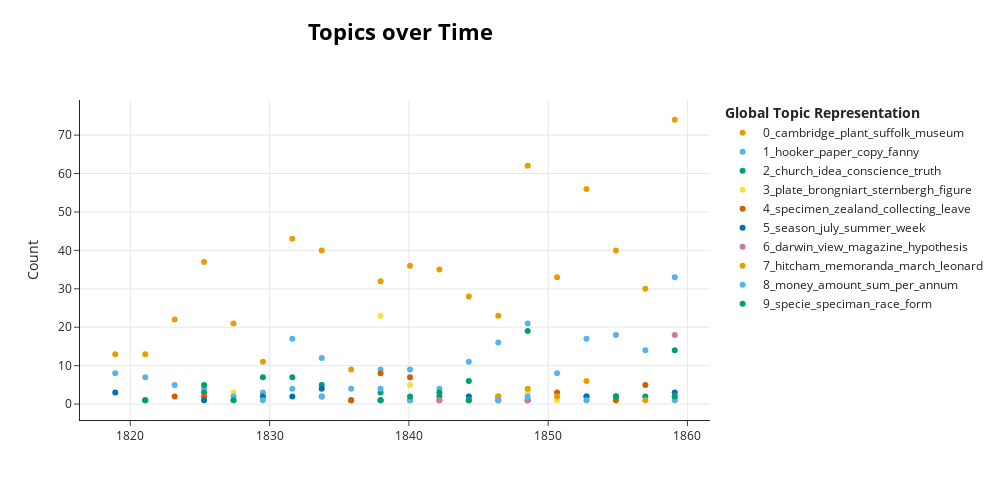

The notebook cell saved with this chart:
### Markdown cell above
Create visualisation of topics over time for letters sent by Henslow using bertopic_time function.

### Code cell
henslow_vis_obj = bertopic_time(henslow_sent_df, topic_model)
henslow_vis = henslow_vis_obj[0]
henslow_vis

### Figure 1 — Plotly figure (JSON) as saved in the notebook; plotly's stock layout.template omitted (floating-point values rounded to 4 significant figures)
{"data": [{"hoverinfo": "text", "hovertext": ["<b>Topic 0</b><br>Words: cambridge, wch, guinea, shell, machaon", "<b>Topic 0</b><br>Words: lutea, verna, cambridge, fruticosa, viola", "<b>Topic 0</b><br>Words: plant, desiderata, country, cambridge, lathyrus", "<b>Topic 0</b><br>Words: plant, cambridge, specimen, flora, desiderata", "<b>Topic 0</b><br>Words: cambridge, bird, flora, plant, londinensis", "<b>Topic 0</b><br>Words: cambridge, desiderata, museum, march, botanical", "<b>Topic 0</b><br>Words: cambridge, plant, clay, chalk, county", "<b>Topic 0</b><br>Words: cambridge, seat, insect, feb, council", "<b>Topic 0</b><br>Words: cambridge, hert, challi, peacock, aug", "<b>Topic 0</b><br>Words: cambridge, fossil, collection, plant, suffolk", "<b>Topic 0</b><br>Words: fossil, suffolk, cambridge, plant, botanist", "<b>Topic 0</b><br>Words: plant, soil, cambridge, galapagos, nodule", "<b>Topic 0</b><br>Words: nodule, plant, suffolk, cambridge, galapagos", "<b>Topic 0</b><br>Words: suffolk, barley, plant, wheat, cambridge", "<b>Topic 0</b><br>Words: suffolk, course, lecture, plant, term", "<b>Topic 0</b><br>Words: suffolk, museum, ipswich, plant, genera", "<b>Topic 0</b><br>Words: museum, bird, suffolk, cambridge, plan", "<b>Topic 0</b><br>Words: suffolk, hitcham_bildeston, cambridge, museum, garden", "<b>Topic 0</b><br>Words: seed, cambridge, suffolk, vessel, student", "<b>Topic 0</b><br>Words: drift, suffolk, lecture, celt, museum"], "marker": {"color": "#E69F00"}, "mode": "markers", "name": "0_cambridge_plant_suffolk_museum", "type": "scatter", "x": ["1818-12-02T13:45:07.200000", "1821-01-27T08:24:00", "1823-03-09T16:48:00", "1825-04-19T01:12:00", "1827-05-30T09:36:00", "1829-07-09T18:00:00", "1831-08-20T02:24:00", "1833-09-29T10:48:00", "1835-11-09T19:12:00", "1837-12-20T03:36:00", "1840-01-30T12:00:00", "1842-03-11T20:24:00", "1844-04-21T04:48:00", "1846-06-01T13:12:00", "1848-07-11T21:36:00", "1850-08-22T06:00:00", "1852-10-01T14:24:00", "1854-11-11T22:48:00", "1856-12-22T07:12:00", "1859-02-01T15:36:00"], "y": [13, 13, 22, 37, 21, 11, 43, 40, 9, 32, 36, 35, 28, 23, 62, 33, 56, 40, 30, 74]}, {"hoverinfo": "text", "hovertext": ["<b>Topic 1</b><br>Words: paper, secy, bringing, reopen, conocephali", "<b>Topic 1</b><br>Words: morning, trans, sabina, compliment, defer", "<b>Topic 1</b><br>Words: benger, scot, schiller, stick, alexandre", "<b>Topic 1</b><br>Words: volume, forebad, paper, application, determine", "<b>Topic 1</b><br>Words: course, hooker, paper, copy, fanny", "<b>Topic 1</b><br>Words: edd, wm, possession, effect, sister", "<b>Topic 1</b><br>Words: member, copy, expense, roger, daubenys", "<b>Topic 1</b><br>Words: confusion, enquiry, neighbourhood, copy, stuff", "<b>Topic 1</b><br>Words: dearth, working, discussion, sake, read", "<b>Topic 1</b><br>Words: purpose, duplicate, keeling, daf, looser", "<b>Topic 1</b><br>Words: difficulty, paper, rejecting, multiply, responsibility", "<b>Topic 1</b><br>Words: refer, dose, action, colour, hour", "<b>Topic 1</b><br>Words: fanny, stair, riddle, suff, kindest_regard", "<b>Topic 1</b><br>Words: hooker, fanny, conflagration, balloon, lady", "<b>Topic 1</b><br>Words: wife, fanny, hs, probability, miss", "<b>Topic 1</b><br>Words: hooker, dextrorum, sinistorsum, dr, switzerland", "<b>Topic 1</b><br>Words: hooker, paper, shelford, aunt, wife", "<b>Topic 1</b><br>Words: sister, hooker, lucubration, yarrell, harriet", "<b>Topic 1</b><br>Words: hooker, day, mourning, louise, wrist", "<b>Topic 1</b><br>Words: lady, barnard, problem, tho, hooker"], "marker": {"color": "#56B4E9"}, "mode": "markers", "name": "1_hooker_paper_copy_fanny", "type": "scatter", "x": ["1818-12-02T13:45:07.200000", "1821-01-27T08:24:00", "1823-03-09T16:48:00", "1825-04-19T01:12:00", "1827-05-30T09:36:00", "1829-07-09T18:00:00", "1831-08-20T02:24:00", "1833-09-29T10:48:00", "1835-11-09T19:12:00", "1837-12-20T03:36:00", "1840-01-30T12:00:00", "1842-03-11T20:24:00", "1844-04-21T04:48:00", "1846-06-01T13:12:00", "1848-07-11T21:36:00", "1850-08-22T06:00:00", "1852-10-01T14:24:00", "1854-11-11T22:48:00", "1856-12-22T07:12:00", "1859-02-01T15:36:00"], "y": [8, 7, 5, 4, 1, 3, 17, 12, 4, 9, 9, 4, 11, 16, 21, 8, 17, 18, 14, 33]}, {"hoverinfo": "text", "hovertext": ["<b>Topic 2</b><br>Words: supporter, sentiment, member, supposition, scruple", "<b>Topic 2</b><br>Words: hole, page, flesh, happiness, god", "<b>Topic 2</b><br>Words: report, treatise, committee, observation, request", "<b>Topic 2</b><br>Words: gallantry, robinson, ability, recommendation, appeal", "<b>Topic 2</b><br>Words: censure, feeling, voting, charge, college", "<b>Topic 2</b><br>Words: originality, disinclination, uncertainty, stigmaria, science", "<b>Topic 2</b><br>Words: assure, gratitude, guiltless, recipe, condescension", "<b>Topic 2</b><br>Words: speculation, manner, chemist, property, food", "<b>Topic 2</b><br>Words: memorial, hasty, scope, permit, bugbear", "<b>Topic 2</b><br>Words: church, conscience, sabbath, authority, view", "<b>Topic 2</b><br>Words: relaxation, derangement, neuralgic, physician, overwork", "<b>Topic 2</b><br>Words: scandal, sanction, garden, interchange, servant", "<b>Topic 2</b><br>Words: humanity, barbarity, vulgarity, fault, regard", "<b>Topic 2</b><br>Words: idea, expression, odium, pique, modification"], "marker": {"color": "#009E73"}, "mode": "markers", "name": "2_church_idea_conscience_truth", "type": "scatter", "x": ["1825-04-19T01:12:00", "1829-07-09T18:00:00", "1831-08-20T02:24:00", "1833-09-29T10:48:00", "1835-11-09T19:12:00", "1837-12-20T03:36:00", "1842-03-11T20:24:00", "1844-04-21T04:48:00", "1846-06-01T13:12:00", "1848-07-11T21:36:00", "1852-10-01T14:24:00", "1854-11-11T22:48:00", "1856-12-22T07:12:00", "1859-02-01T15:36:00"], "y": [3, 7, 7, 5, 1, 3, 2, 6, 2, 19, 2, 2, 2, 14]}, {"hoverinfo": "text", "hovertext": ["<b>Topic 3</b><br>Words: integrifol, bromus, erectus, bupleurum, arenaria", "<b>Topic 3</b><br>Words: plate, scarabidae, hexoda, illiger, hister", "<b>Topic 3</b><br>Words: plate, brongniart, sternbergh, figure, artiss", "<b>Topic 3</b><br>Words: plate, brongniart, character, datum, crenation", "<b>Topic 3</b><br>Words: plate, rix, attrition, mint, sol", "<b>Topic 3</b><br>Words: plate, masse, rectory, piece, person", "<b>Topic 3</b><br>Words: plate, brongniart, sternbergh, figure, artiss", "<b>Topic 3</b><br>Words: frame, match, card, plate, brongniart", "<b>Topic 3</b><br>Words: crag, plate, brongniart, sternbergh, figure"], "marker": {"color": "#F0E442"}, "mode": "markers", "name": "3_plate_brongniart_sternbergh_figure", "type": "scatter", "x": ["1825-04-19T01:12:00", "1827-05-30T09:36:00", "1837-12-20T03:36:00", "1840-01-30T12:00:00", "1844-04-21T04:48:00", "1848-07-11T21:36:00", "1850-08-22T06:00:00", "1852-10-01T14:24:00", "1859-02-01T15:36:00"], "y": [1, 3, 23, 5, 2, 3, 1, 1, 1]}, {"hoverinfo": "text", "hovertext": ["<b>Topic 4</b><br>Words: young, abundance, specimen, zealand, collecting", "<b>Topic 4</b><br>Words: specimen, desideratum, subjoin, zealand, collecting", "<b>Topic 4</b><br>Words: examining, abundance, specimen, specie, zealand", "<b>Topic 4</b><br>Words: root, leave, specimen, zealand, collecting", "<b>Topic 4</b><br>Words: specimen, leave, foss, junction, synonyms", "<b>Topic 4</b><br>Words: specimen, implement, judgment, correspond, point", "<b>Topic 4</b><br>Words: procuring, specimen, sake, nest, zealand", "<b>Topic 4</b><br>Words: chance, specimen, zealand, collecting, leave", "<b>Topic 4</b><br>Words: caterpillar, zealand, aug, specimen, speciman", "<b>Topic 4</b><br>Words: specimen, lignite, model, group, object", "<b>Topic 4</b><br>Words: possession, specimen, zealand, collecting, leave", "<b>Topic 4</b><br>Words: specimen, collecting, zealand, year, securing"], "marker": {"color": "#D55E00"}, "mode": "markers", "name": "4_specimen_zealand_collecting_leave", "type": "scatter", "x": ["1823-03-09T16:48:00", "1825-04-19T01:12:00", "1833-09-29T10:48:00", "1835-11-09T19:12:00", "1837-12-20T03:36:00", "1840-01-30T12:00:00", "1842-03-11T20:24:00", "1846-06-01T13:12:00", "1848-07-11T21:36:00", "1850-08-22T06:00:00", "1854-11-11T22:48:00", "1856-12-22T07:12:00"], "y": [2, 2, 2, 1, 8, 7, 1, 1, 1, 3, 1, 5]}, {"hoverinfo": "text", "hovertext": ["<b>Topic 5</b><br>Words: season, summer, respite, sedge, wind", "<b>Topic 5</b><br>Words: fenny, tribe, summer, season, july", "<b>Topic 5</b><br>Words: season, july, summer, week, sd", "<b>Topic 5</b><br>Words: june, april, season, july, summer", "<b>Topic 5</b><br>Words: recovery, interval, week, season, july", "<b>Topic 5</b><br>Words: sd, forego, sportsman, edinburgh, week", "<b>Topic 5</b><br>Words: hutton, week, season, july, summer", "<b>Topic 5</b><br>Words: july, season, summer, week, sd", "<b>Topic 5</b><br>Words: month, recovery, rap, wait, end", "<b>Topic 5</b><br>Words: corolla, weather, tho, season, july", "<b>Topic 5</b><br>Words: fillip, season, trip, summer, july", "<b>Topic 5</b><br>Words: july, season, summer, week, sd", "<b>Topic 5</b><br>Words: snow, jas, season, clark, time"], "marker": {"color": "#0072B2"}, "mode": "markers", "name": "5_season_july_summer_week", "type": "scatter", "x": ["1818-12-02T13:45:07.200000", "1821-01-27T08:24:00", "1825-04-19T01:12:00", "1829-07-09T18:00:00", "1831-08-20T02:24:00", "1833-09-29T10:48:00", "1837-12-20T03:36:00", "1840-01-30T12:00:00", "1844-04-21T04:48:00", "1848-07-11T21:36:00", "1852-10-01T14:24:00", "1854-11-11T22:48:00", "1859-02-01T15:36:00"], "y": [3, 1, 1, 2, 2, 4, 1, 1, 2, 1, 2, 2, 3]}, {"hoverinfo": "text", "hovertext": ["<b>Topic 6</b><br>Words: darwin, stipulation, publish, credit, justice", "<b>Topic 6</b><br>Words: world, reflection, science, darwin, branch", "<b>Topic 6</b><br>Words: darwin, view, magazine, hypothesis, powell", "<b>Topic 6</b><br>Words: darwin, view, magazine, hypothesis, powell"], "marker": {"color": "#CC79A7"}, "mode": "markers", "name": "6_darwin_view_magazine_hypothesis", "type": "scatter", "x": ["1842-03-11T20:24:00", "1844-04-21T04:48:00", "1848-07-11T21:36:00", "1859-02-01T15:36:00"], "y": [1, 1, 1, 18]}, {"hoverinfo": "text", "hovertext": ["<b>Topic 7</b><br>Words: memoranda, feb, page, hitcham_bildeston, hitcham", "<b>Topic 7</b><br>Words: hitcham, memoranda, march, leonard, june", "<b>Topic 7</b><br>Words: hitcham, hadl, memoranda, march, leonard", "<b>Topic 7</b><br>Words: hitcham, private, sleep, gedge, recognize", "<b>Topic 7</b><br>Words: hitcham, weather, march, june, memoranda", "<b>Topic 7</b><br>Words: hitcham, leonard, suffk, jog, hs", "<b>Topic 7</b><br>Words: hitcham, deluge, reading, document, press", "<b>Topic 7</b><br>Words: holidays, hitcham, return, miss, day", "<b>Topic 7</b><br>Words: hitcham, misapprehension, origin, december, review"], "marker": {"color": "#E69F00"}, "mode": "markers", "name": "7_hitcham_memoranda_march_leonard", "type": "scatter", "x": ["1840-01-30T12:00:00", "1844-04-21T04:48:00", "1846-06-01T13:12:00", "1848-07-11T21:36:00", "1850-08-22T06:00:00", "1852-10-01T14:24:00", "1854-11-11T22:48:00", "1856-12-22T07:12:00", "1859-02-01T15:36:00"], "y": [1, 1, 2, 4, 2, 6, 2, 1, 2]}, {"hoverinfo": "text", "hovertext": ["<b>Topic 8</b><br>Words: per_annum, gn, expectation, money, head", "<b>Topic 8</b><br>Words: lock, sum, banker, walker, co", "<b>Topic 8</b><br>Words: money, research, composition, doubt, amount", "<b>Topic 8</b><br>Words: money, webb, parliament, treasury, informed", "<b>Topic 8</b><br>Words: money, per_annum, remuneration, sum, labour", "<b>Topic 8</b><br>Words: coll, labour, amount, johns, reply", "<b>Topic 8</b><br>Words: amount, remuneration, labour, gardeners_chronicle, trouble", "<b>Topic 8</b><br>Words: money, amount, education, commutation, sovereign", "<b>Topic 8</b><br>Words: money, pecuniary, stand, fete, habit", "<b>Topic 8</b><br>Words: resource, money, hand, cambridge, amount"], "marker": {"color": "#56B4E9"}, "mode": "markers", "name": "8_money_amount_sum_per_annum", "type": "scatter", "x": ["1827-05-30T09:36:00", "1829-07-09T18:00:00", "1831-08-20T02:24:00", "1833-09-29T10:48:00", "1837-12-20T03:36:00", "1840-01-30T12:00:00", "1846-06-01T13:12:00", "1848-07-11T21:36:00", "1852-10-01T14:24:00", "1859-02-01T15:36:00"], "y": [2, 1, 4, 2, 4, 1, 1, 2, 1, 1]}, {"hoverinfo": "text", "hovertext": ["<b>Topic 9</b><br>Words: speciman, specie, race, form, owen", "<b>Topic 9</b><br>Words: speciman, specie, steven, plantation, acori", "<b>Topic 9</b><br>Words: zealous, specie, speciman, race, form", "<b>Topic 9</b><br>Words: specie, speciman, race, form, owen", "<b>Topic 9</b><br>Words: specie, sight, moment, tho, speciman", "<b>Topic 9</b><br>Words: specie, deck, note, event, lot", "<b>Topic 9</b><br>Words: compass, specie, owen, speciman, race", "<b>Topic 9</b><br>Words: specie, race, form, sport, aegilop", "<b>Topic 9</b><br>Words: scheme, speciman, thing, specie, race"], "marker": {"color": "#009E73"}, "mode": "markers", "name": "9_specie_speciman_race_form", "type": "scatter", "x": ["1821-01-27T08:24:00", "1825-04-19T01:12:00", "1827-05-30T09:36:00", "1837-12-20T03:36:00", "1840-01-30T12:00:00", "1842-03-11T20:24:00", "1844-04-21T04:48:00", "1854-11-11T22:48:00", "1859-02-01T15:36:00"], "y": [1, 5, 1, 1, 2, 3, 1, 2, 2]}], "layout": {"height": 500, "hoverlabel": {"bgcolor": "white", "font": {"family": "Rockwell", "size": 16}}, "legend": {"title": {"text": "<b>Global Topic Representation"}}, "title": {"font": {"color": "Black", "size": 22}, "text": "<b>Topics over Time</b>", "x": 0.4, "xanchor": "center", "y": 0.95, "yanchor": "top"}, "width": 1000, "xaxis": {"showgrid": true}, "yaxis": {"showgrid": true, "title": {"text": "Count"}}}}
